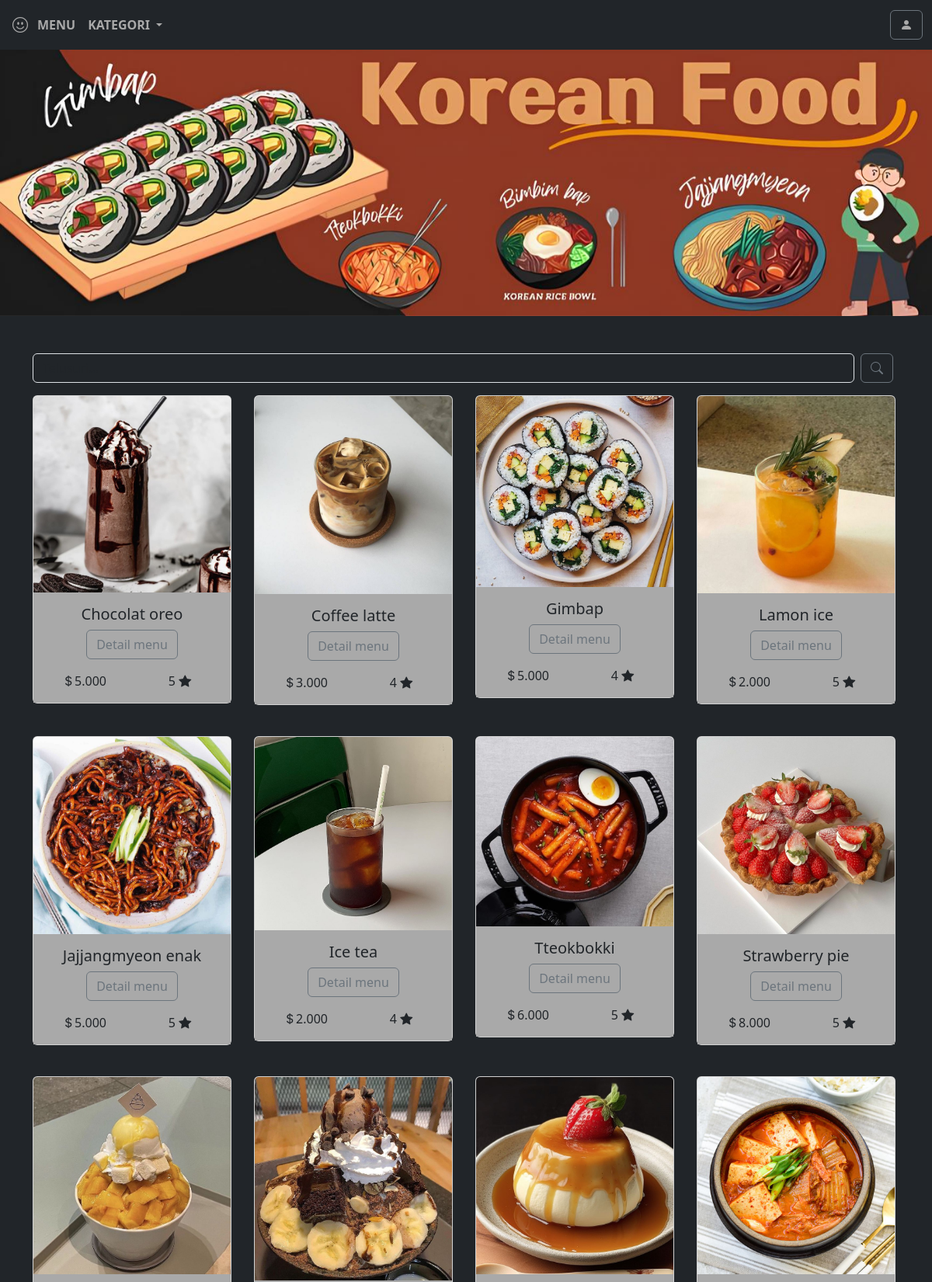
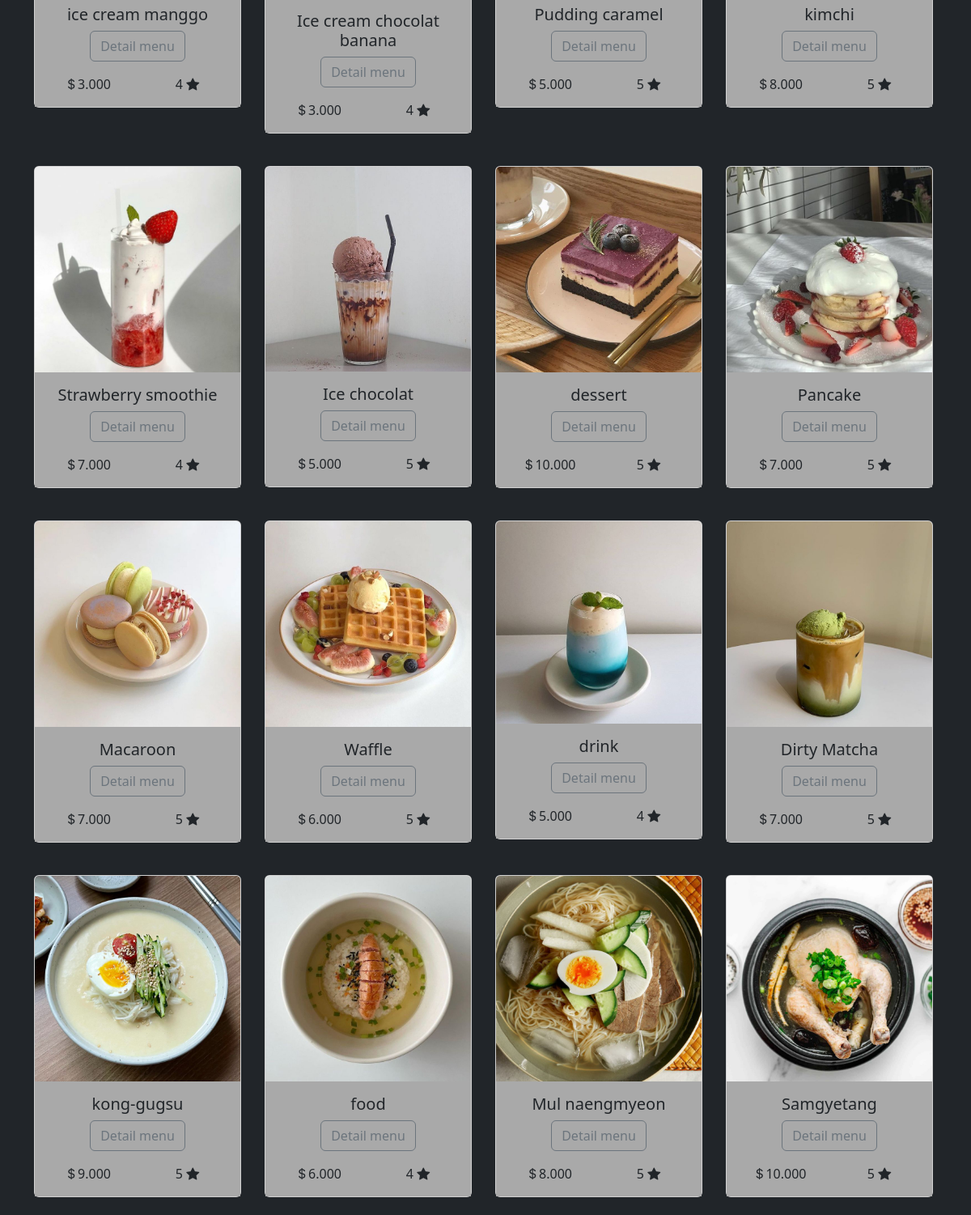
Screenshot of /halaman/menu.php (upper part) with the database file from the repository (2 pictures, top to bottom).
### tables this page shows
CREATE TABLE `menu` (
  `id_menu` int NOT NULL,
  `menu_name` varchar(200) NOT NULL,
  `harga` decimal(10,3) NOT NULL,
  `rating_menu` decimal(10,0) NOT NULL,
  `picture` varchar(200) NOT NULL,
  `deskripsi_menu` text NOT NULL,
  `id_User` int DEFAULT NULL,
  `id_kategori` int DEFAULT NULL
);

### function/functions.php (called while the page is built, shortened)
<?php
function koneksi () {
    return mysqli_connect("localhost", "root", "", "pw2024_tubes_233040098");
}
function query($query) {
    $conn = koneksi();
    $result = mysqli_query($conn, $query);
    $rows = [];
    while( $row = mysqli_fetch_assoc($result)) {
        $rows[] = $row;
    }
    return $rows;
}
?>

### halaman/menu.php (the view, shortened to what this page needs)
<?php
require '../function/functions.php';
$menu = query('SELECT * FROM menu');
?>
<!doctype html>
<html lang="en">
<head>
    <link href="https://cdn.jsdelivr.net/npm/bootstrap@5.3.3/dist/css/bootstrap.min.css" rel="stylesheet">
    <link rel="stylesheet" href="https://cdn.jsdelivr.net/npm/bootstrap-icons@1.11.3/font/bootstrap-icons.min.css">
</head>
<body>
    <?php require('navbar.php') ?>
    <?php include('slide.php') ?>
    <section class="bg-dark menu">
        <div class="container text-center pt-5">
            <form class="d-flex col md-2 me-2" role="search">
                <input id="searchInput" class="form-control me-2 bg-dark text-white keyword" type="search" placeholder="Telusuri..." autocomplete="off">
                <button class="btn btn-outline-secondary" type="button"><i class="bi bi-search"></i></button>
            </form>
            <div id="menuContainer" class="row">
                <?php foreach ($menu as $mn) : ?>
                    <div class="col pt-3 pb-4">
                        <div class="card" style="width: 16rem;" data-bs-theme="">
                            <img src="img/<?= htmlspecialchars($mn["picture"]); ?>" class="card-img-top" alt="..">
                            <div class="card-body" style="background-color: darkgray;">
                                <h5 class="card-title"><?= htmlspecialchars($mn["menu_name"]) ?></h5>
                                <p class="card-text"><a href="detailmenu.php?id=<?= htmlspecialchars($mn['id_menu']) ?>" class="btn btn-outline-secondary">Detail menu</a></p>
                                <div class="row">
                                    <div class="col"><i class="bi bi-currency-dollar"></i><?= htmlspecialchars($mn["harga"]) ?></div>
                                    <div class="col"><?= htmlspecialchars($mn["rating_menu"]) ?> <i class="bi bi-star-fill"></i></div>
                                </div>
                            </div>
                        </div>
                    </div>
                <?php endforeach; ?>
            </div>
        </div>
    </section>
    <?php include('footer.php') ?>
</body>
</html>

### halaman/navbar.php (shortened to what this page needs)
<!DOCTYPE html>
<html lang="en">
<head>
  <link href="https://cdn.jsdelivr.net/npm/bootstrap@5.0.2/dist/css/bootstrap.min.css" rel="stylesheet">
  <link rel="stylesheet" href="https://cdn.jsdelivr.net/npm/bootstrap-icons@1.11.3/font/bootstrap-icons.min.css">
</head>
<body>
  <nav class="navbar navbar-expand-lg bg-dark" data-bs-theme="dark">
    <div class="container-fluid" style="color: darkgray;">
      <a class="navbar-brand m-1" href="dasboard.php"><i class="bi bi-emoji-smile" style="color: darkgray;"></i></a>
      <div class="collapse navbar-collapse" id="navbarSupportedContent">
        <ul class="navbar-nav me-auto mb-2 mb-lg-0">
          <li class="nav-item m-0">
            <a class="nav-link active fw-bold" aria-current="page" href="menu.php" style="color: darkgray;"> MENU</a>
          </li>
          <li class="nav-item dropdown m-0">
            <a class="nav-link dropdown-toggle fw-bold" href="#" id="navbarDropdown" role="button" data-bs-toggle="dropdown" aria-expanded="false" style="color: darkgray;">
              KATEGORI
            </a>
          </li>
        </ul>
        <button type="button" class="btn btn-outline-secondary"><a href="logout.php"><i class="bi bi-person-fill" style="color: darkgray;"></i></a></button>
      </div>
    </div>
  </nav>
</body>
</html>

### halaman/slide.php (shortened to what this page needs)
<!DOCTYPE html>
<html lang="en">
<head>
  <link href="https://cdn.jsdelivr.net/npm/bootstrap@5.0.2/dist/css/bootstrap.min.css" rel="stylesheet">
</head>
<body>
<div id="carouselExample" class="carousel slide">
  <div class="carousel-inner">
    <div class="carousel-item active">
      <img src="../img/Teks paragraf Anda (1).jpg" class="d-block w-100" alt="...">
    </div>
  </div>
  <button class="carousel-control-prev" type="button" data-bs-target="#carouselExample" data-bs-slide="prev">
    <span class="carousel-control-prev-icon" aria-hidden="true"></span>
  </button>
  <button class="carousel-control-next" type="button" data-bs-target="#carouselExample" data-bs-slide="next">
    <span class="carousel-control-next-icon" aria-hidden="true"></span>
  </button>
</div>
</body>
</html>

### halaman/footer.php (shortened to what this page needs)
<!doctype html>
<html lang="en">
  <head>
    <link href="https://cdn.jsdelivr.net/npm/bootstrap@5.3.3/dist/css/bootstrap.min.css" rel="stylesheet">
    <link rel="stylesheet" href="https://cdn.jsdelivr.net/npm/bootstrap-icons@1.11.3/font/bootstrap-icons.min.css">
  </head>
  <body>
  </body>
</html>

### halaman/menu.php (style rules this page uses)
body { overflow-x: hidden; }

### halaman/footer.php (style rules this page uses)
ul li a { color: darkgray; }
ul li { margin-bottom: 15px; }

### rows the page displays
menu: picture (picture), menu_name "Chocolat oreo", harga "5.000", rating_menu "5"
menu: picture (picture), menu_name "Coffee latte", harga "3.000", rating_menu "4"
menu: picture (picture), menu_name "Gimbap", harga "5.000", rating_menu "4"
menu: picture (picture), menu_name "Lamon ice", harga "2.000", rating_menu "5"
menu: picture (picture), menu_name "Jajjangmyeon enak", harga "5.000", rating_menu "5"
menu: picture (picture), menu_name "Ice tea", harga "2.000", rating_menu "4"
menu: picture (picture), menu_name "Tteokbokki", harga "6.000", rating_menu "5"
menu: picture (picture), menu_name "Strawberry pie", harga "8.000", rating_menu "5"
menu: picture (picture), menu_name "ice cream manggo", harga "3.000", rating_menu "4"
menu: picture (picture), menu_name "Ice cream chocolat banana", harga "3.000", rating_menu "4"
menu: picture (picture), menu_name "Pudding caramel", harga "5.000", rating_menu "5"
menu: picture (picture), menu_name "kimchi", harga "8.000", rating_menu "5"
menu: picture (picture), menu_name "Strawberry smoothie", harga "7.000", rating_menu "4"
menu: picture (picture), menu_name "Ice chocolat", harga "5.000", rating_menu "5"
menu: picture (picture), menu_name "dessert", harga "10.000", rating_menu "5"
menu: picture (picture), menu_name "Pancake", harga "7.000", rating_menu "5"
menu: picture (picture), menu_name "Macaroon", harga "7.000", rating_menu "5"
menu: picture (picture), menu_name "Waffle", harga "6.000", rating_menu "5"
menu: picture (picture), menu_name "drink", harga "5.000", rating_menu "4"
menu: picture (picture), menu_name "Dirty Matcha", harga "7.000", rating_menu "5"
menu: picture (picture), menu_name "kong-gugsu", harga "9.000", rating_menu "5"
menu: picture (picture), menu_name "food", harga "6.000", rating_menu "4"
menu: picture (picture), menu_name "Mul naengmyeon", harga "8.000", rating_menu "5"
menu: picture (picture), menu_name "Samgyetang", harga "10.000", rating_menu "5"
